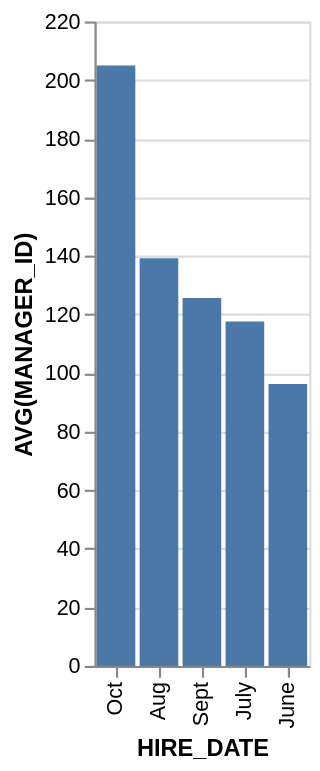

Source (Vega-Lite JSON):
### Vega-Lite specification from a JSON file in a GitHub repository (floating-point values rounded to 4 significant figures)
{"data": {"values": [{"x_data": "Oct", "y_data": 205}, {"x_data": "Aug", "y_data": 139.2}, {"x_data": "Sept", "y_data": 125.6}, {"x_data": "July", "y_data": 117.6}, {"x_data": "June", "y_data": 96.25}]}, "mark": "bar", "encoding": {"x": {"field": "x_data", "type": "nominal", "title": "HIRE_DATE", "sort": {"op": "sum", "field": "y_data", "order": "descending"}}, "y": {"field": "y_data", "type": "quantitative", "title": "AVG(MANAGER_ID)"}}}
